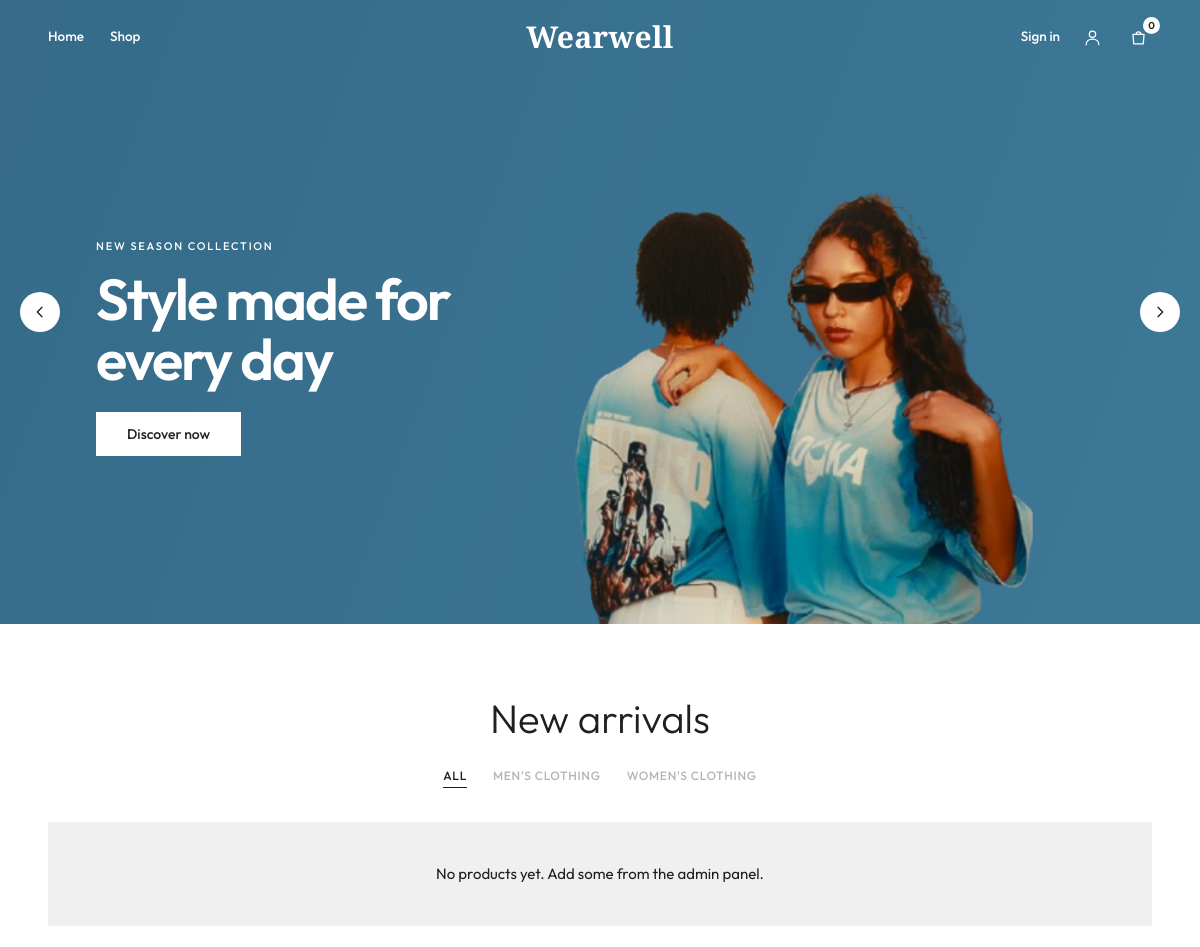
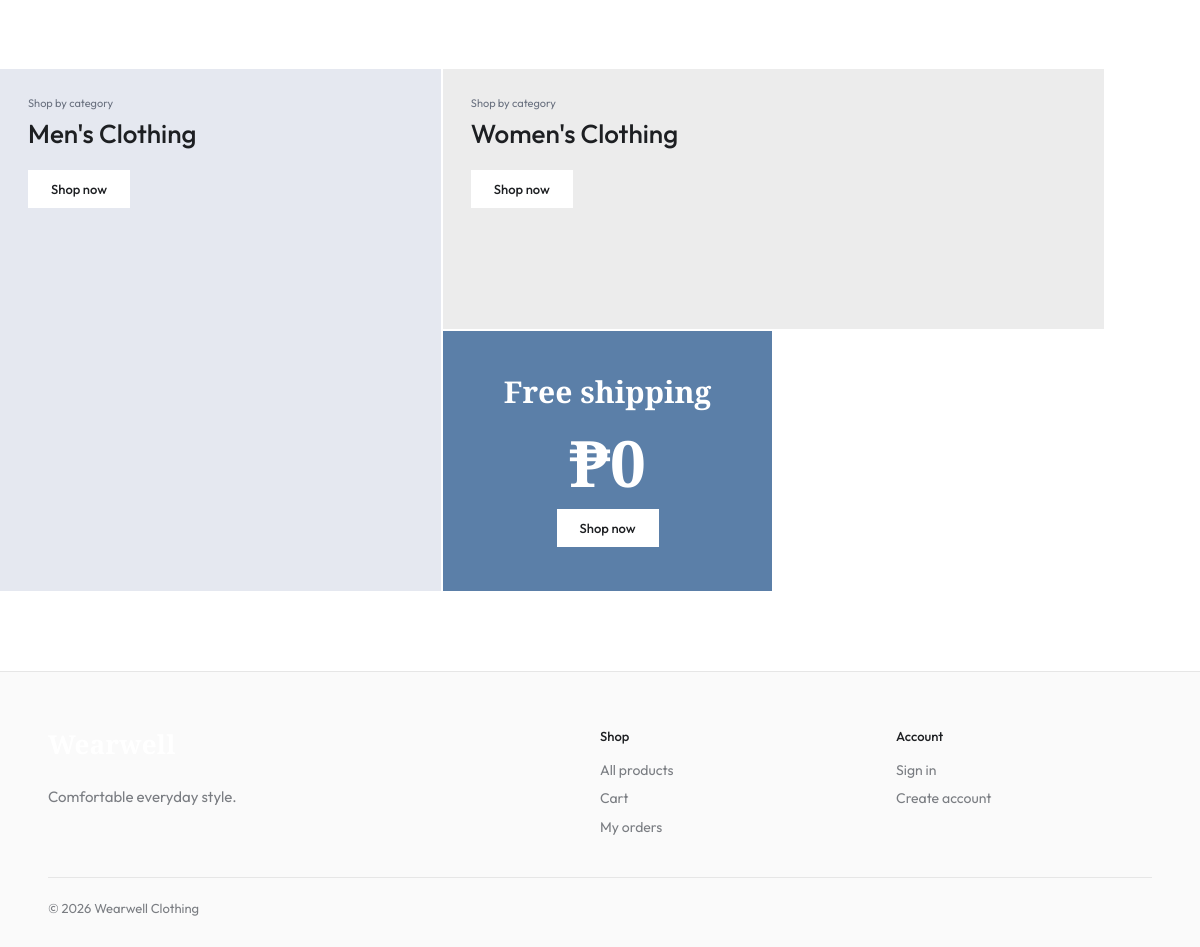
The page / on the database its author committed (2 pictures, top to bottom).
### tables this page shows
CREATE TABLE product_categories (
    product_category_id INT UNSIGNED AUTO_INCREMENT PRIMARY KEY,
    category_name VARCHAR(100) NOT NULL UNIQUE,
    description TEXT NULL,
    is_active TINYINT(1) NOT NULL DEFAULT 1
);

### includes/functions.php (called while the page is built, shortened)
<?php
function e(mixed $value): string
{
    return htmlspecialchars((string) $value, ENT_QUOTES, "UTF-8");
}

### index.php (the view, shortened to what this page needs)
<?php
require_once __DIR__ . "/includes/functions.php";
$search = trim($_GET["q"] ?? "");
$base = "
    SELECT
        p.product_id,
        p.product_name,
        p.base_price,
        c.product_category_id AS category_id,
        c.category_name,
        (
            SELECT pi.image_path
            FROM product_images pi
            WHERE pi.product_id = p.product_id
            ORDER BY pi.sort_order
            LIMIT 1
        ) AS image_path,
        (
            SELECT ROUND(AVG(r.rating))
            FROM product_reviews r
            WHERE r.product_id = p.product_id
        ) AS rating
    FROM products p
    JOIN product_categories c ON c.product_category_id = p.product_category_id
    WHERE p.is_active = 1 AND c.is_active = 1
";
if ($search !== "") {
    $q = $pdo->prepare(
        $base .
            " AND (p.product_name LIKE ? OR p.description LIKE ?) ORDER BY p.created_at DESC LIMIT 24",
    );
    $q->execute(["%" . $search . "%", "%" . $search . "%"]);
} else {
    $q = $pdo->query($base . " ORDER BY p.created_at DESC LIMIT 40");
}
$products = $q->fetchAll();
$categories = $pdo
    ->query(
        "SELECT product_category_id AS category_id, category_name FROM product_categories WHERE is_active = 1 ORDER BY category_name",
    )
    ->fetchAll();
$isHome = $search === "";
require __DIR__ . "/includes/header.php";
function hero_image(int $n): string
{
    return APP_BASE . "/uploads/clothing-store-model($n).png";
}
    ?>
<?php if ($isHome): ?>
    <section class="hero-slider" aria-roledescription="carousel" aria-label="Featured">
        <div class="hero-slide active" aria-hidden="false">
            <img class="hero-image" src="<?= e(hero_image(1)) ?>" alt="" aria-hidden="true">
            <div class="hero-copy">
                <small>New season collection</small>
                <h1>Style made for every day</h1>
                <a class="button light" href="/clothing-store-backup/shop.php">Discover now</a>
            </div>
        </div>
        <button type="button" class="hero-arrow prev" aria-label="Previous slide">
            <svg viewBox="0 0 24 24"><path d="m15 5-7 7 7 7"/></svg>
        </button>
        <button type="button" class="hero-arrow next" aria-label="Next slide">
            <svg viewBox="0 0 24 24"><path d="m9 5 7 7-7 7"/></svg>
        </button>
    </section>
    <section class="arrivals wrap" id="new">
        <h2>New arrivals</h2>
        <?php if ($categories): ?>
            <div class="tabs" role="tablist">
                <button type="button" role="tab" data-tab="all" aria-selected="true">All</button>
                <?php foreach ($categories as $c): ?>
                    <button
                        type="button"
                        role="tab"
                        data-tab="<?= (int) $c["category_id"] ?>"
                        aria-selected="false"
                    >
                        <?= e($c["category_name"]) ?>
                    </button>
                <?php endforeach; ?>
            </div>
        <?php endif; ?>
        <?php if (!$products): ?>
            <div class="empty">No products yet. Add some from the admin panel.</div>
        <?php endif; ?>
    </section>
    <?php
    $tiles = array_slice($categories, 0, 4);
    if (count($tiles) >= 1): ?>
        <section class="wrap promos" aria-label="Shop by category">
            <?php $t = $tiles[0]; ?>
            <a class="promo tall a" href="/clothing-store-backup/shop.php?category=<?= (int) $t[
                "category_id"
            ] ?>">
                <small>Shop by category</small>
                <h3><?= e($t["category_name"]) ?></h3>
                <span class="button">Shop now</span>
            </a>
            <?php if (isset($tiles[1])): ?>
                <?php $t = $tiles[1]; ?>
                <a class="promo b" href="/clothing-store-backup/shop.php?category=<?= (int) $t[
                    "category_id"
                ] ?>">
                    <small>Shop by category</small>
                    <h3><?= e($t["category_name"]) ?></h3>
                    <span class="button">Shop now</span>
                </a>
            <?php endif; ?>
            <div class="promo-bottom">
                <a class="promo blue" href="/clothing-store-backup/shop.php">
                    <h3>Free shipping</h3>
                    <div class="big">₱0</div>
                    <span class="button">Shop now</span>
                </a>
            </div>
        </section>
    <?php endif;
    ?>
<?php endif; ?>
<?php require __DIR__ . "/includes/footer.php"; ?>

### assets/css/style.css (style rules this page uses)
:root { --ink: #1d1f22; --muted: #7a7d82; --blue: #3a6794; --blue-deep: #2b5079; --tile: #f0f0f0; --tile-blue: #e3e8f2; --line: #e6e6e6; --white: #fff; --green: #2b5079; --cream: #f0f0f0; --danger: #a33a2f; --sans: "Outfit", system-ui, -apple-system, "Segoe UI", Arial, sans-serif; --serif: "Playfair Display", Georgia, serif; }
* { box-sizing: border-box; }
html { scroll-behavior: smooth; }
body { margin: 0; color: var(--ink); font: 15px/1.6 var(--sans); background: #fff; -webkit-font-smoothing: antialiased; }
img { max-width: 100%; display: block; }
a { color: var(--blue-deep); }
.wrap { width: min(1280px, 92%); margin: 0 auto; }
.button, button { display: inline-block; background: var(--ink); border: 1px solid var(--ink); color: #fff; text-decoration: none; padding: 12px 26px; cursor: pointer; font: 500 14px var(--sans); transition: background 0.2s, color 0.2s; }
.button.light { background: #fff; color: var(--ink); border-color: #fff; padding: 12px 30px; }
.hero-slider { position: relative; height: min(78vh, 640px); min-height: 500px; background: #376f8e; overflow: hidden; color: #fff; }
.hero-slide { position: absolute; inset: 0; display: flex; align-items: center; padding: 90px max(8vw, 28px) 20px; background: linear-gradient(110deg, #356b89 0%, #3d7897 100%); opacity: 0; visibility: hidden; transition: opacity 0.5s; }
.hero-slide.active { opacity: 1; visibility: visible; }
.hero-image { position: absolute; right: 0; bottom: 0; width: min(68%, 900px); height: 100%; max-width: none; object-fit: contain; object-position: right bottom; pointer-events: none; }
.hero-copy { position: relative; z-index: 1; width: min(44%, 500px); max-width: 460px; }
.hero-copy small { display: block; font-size: 11px; font-weight: 500; letter-spacing: 0.16em; text-transform: uppercase; margin-bottom: 14px; }
.hero-copy h1, .hero-copy h2 { font: 600 clamp(38px, 4.8vw, 62px)/1.03 var(--sans); margin: 0 0 24px; letter-spacing: -0.035em; }
.hero-arrow { position: absolute; top: 50%; transform: translateY(-50%); width: 40px; height: 40px; border-radius: 50%; border: 0; background: #fff; color: var(--ink); padding: 0; display: grid; place-items: center; z-index: 3; }
.hero-arrow svg { width: 16px; height: 16px; stroke: currentColor; fill: none; stroke-width: 2; stroke-linecap: round; stroke-linejoin: round; }
.hero-arrow.prev { left: 20px; }
.hero-arrow.next { right: 20px; }
.arrivals { padding: 70px 0 20px; text-align: center; }
.arrivals h2 { font: 300 40px/1.2 var(--sans); margin: 0 0 22px; }
.tabs { display: flex; justify-content: center; gap: 26px; flex-wrap: wrap; margin-bottom: 34px; }
.tabs button { background: none; border: 0; padding: 4px 0; color: #b4b4b4; font: 500 12px var(--sans); letter-spacing: 0.06em; text-transform: uppercase; border-bottom: 1px solid transparent; }
.tabs button[aria-selected="true"] { color: var(--ink); border-bottom-color: var(--ink); }
.promos { display: grid; grid-template-columns: 2fr 3fr; grid-template-rows: 260px 260px; gap: 2px; margin: 70px 0 80px; }
.promo { position: relative; padding: 26px 28px; background: var(--tile-blue); display: flex; flex-direction: column; align-items: flex-start; justify-content: flex-start; overflow: hidden; text-decoration: none; color: var(--ink); }
.promo small { font-size: 11px; color: #6b7280; margin-bottom: 6px; }
.promo h3 { font: 500 26px/1.15 var(--sans); margin: 0 0 22px; max-width: 14ch; }
.promo .button { background: #fff; color: var(--ink); border-color: #fff; padding: 10px 22px; font-size: 13px; }
.promo.tall { grid-row: 1/3; }
.promo.a { background: #e5e8f0; }
.promo.b { background: #ececec; }
.promo.blue { background: #5b7fa8; color: #fff; align-items: center; justify-content: center; text-align: center; }
.promo.blue h3 { font: 700 30px/1.15 var(--serif); max-width: none; }
.promo.blue .big { font: 700 64px/1 var(--serif); margin: 0 0 14px; }
.promo-bottom { display: grid; grid-template-columns: 1fr 1fr; gap: 2px; grid-column: 2; }
.empty { padding: 40px; text-align: center; background: var(--tile); }

### rows shown on the page
product_categories: category_name "MEN'S CLOTHING", category_name "Men's Clothing"
product_categories: category_name "WOMEN'S CLOTHING", category_name "Women's Clothing"

### other values the page prints
$headerCartCount "0"
